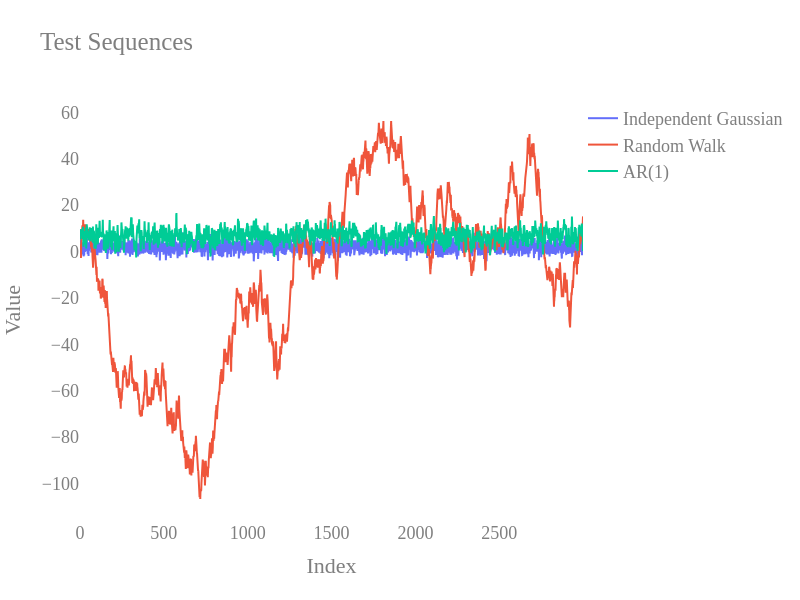

Write notebook code for a chart like this one.
### Code cell
fig = go.Figure()

fig.add_trace(
    go.Scatter(x=list(range(len(test_gaussian))), y=test_gaussian, name='Independent Gaussian')
)
fig.add_trace(
    go.Scatter(x=list(range(len(test_random_walk))), y=test_random_walk, name='Random Walk')
)
fig.add_trace(
    go.Scatter(x=list(range(len(test_AR1))), y=test_AR1, name='AR(1)')
)
fig.update_layout(
    title= f"Test Sequences",
    xaxis_title="Index",
    yaxis_title="Value",
    showlegend=True,
    plot_bgcolor="white",  
    width=800,
    height=600,
    font=font_dict,
    hovermode="y",
    legend=dict(
        x=1,
        y=1,
        xanchor="left",
        yanchor="top",
    )
)
fig.show()

### Figure 1 — Plotly figure (JSON) as saved in the notebook; plotly's stock layout.template omitted (floating-point values rounded to 4 significant figures; data arrays with more than 128 entries replaced by an {"elided": "..."} marker saying what was removed)
{"data": [{"name": "Independent Gaussian", "type": "scatter", "x": {"elided": "3000 int values"}, "y": {"elided": "3000 float values"}}, {"name": "Random Walk", "type": "scatter", "x": {"elided": "3000 int values"}, "y": {"elided": "3000 float values"}}, {"name": "AR(1)", "type": "scatter", "x": {"elided": "3000 int values"}, "y": {"elided": "3000 float values"}}], "layout": {"font": {"color": "#7f7f7f", "family": "Computer Modern", "size": 18}, "height": 600, "hovermode": "y", "legend": {"x": 1, "xanchor": "left", "y": 1, "yanchor": "top"}, "plot_bgcolor": "white", "showlegend": true, "title": {"text": "Test Sequences"}, "width": 800, "xaxis": {"title": {"text": "Index"}}, "yaxis": {"title": {"text": "Value"}}}}
